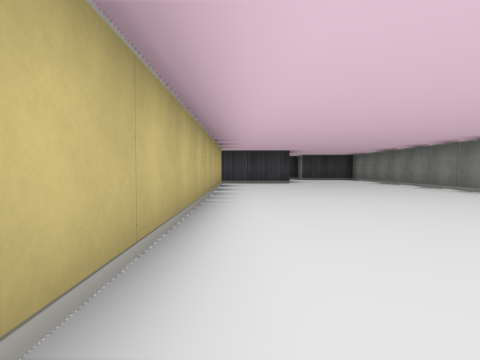
View 1 (above)

12 first-person views from a walk through a cub3D level. The camera is about half as high as the walls, tilts 2° down and sees 75° across. The floor is counted in squares. Each view is taken from the middle of a square. On the plan, view 1 faces up. The plan holds only what a view shows up to about 9 squares ahead; the rest is blank.

View 2
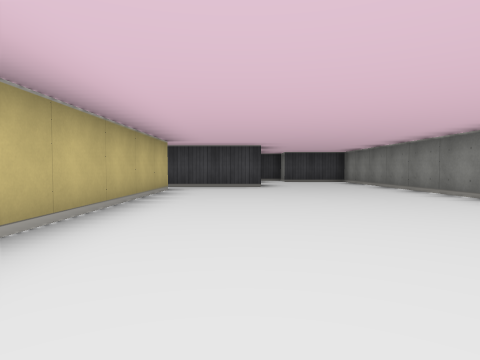

View 3
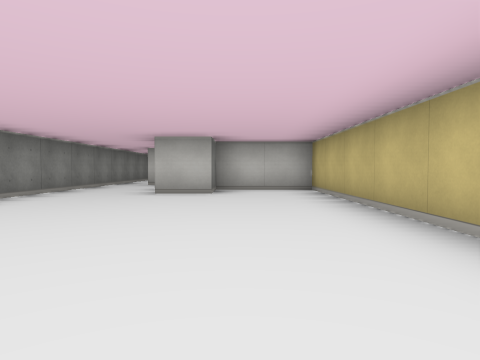

View 4
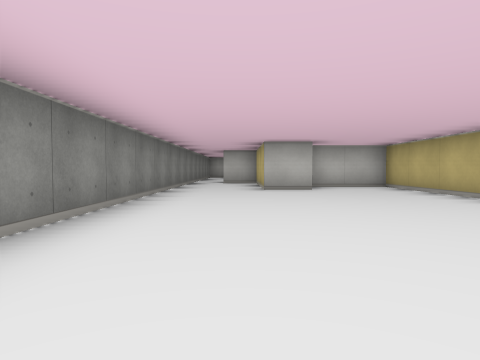

View 5
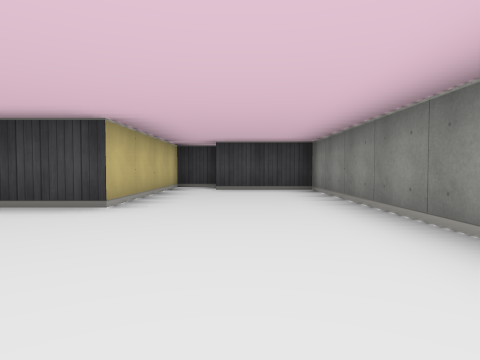

View 6
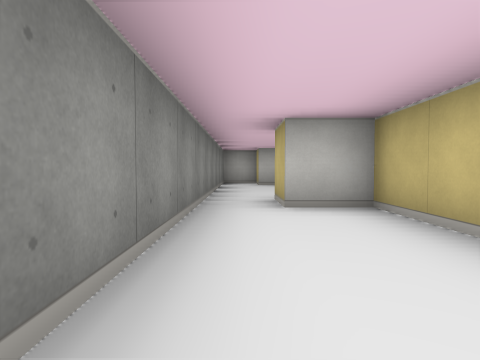

View 7
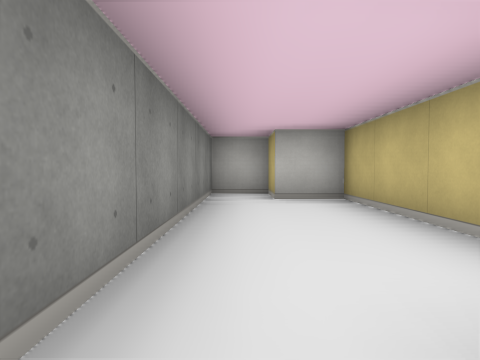

View 8
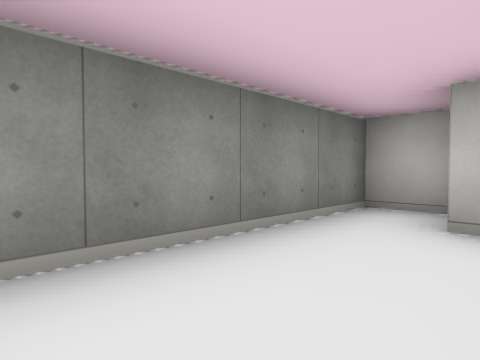

View 9
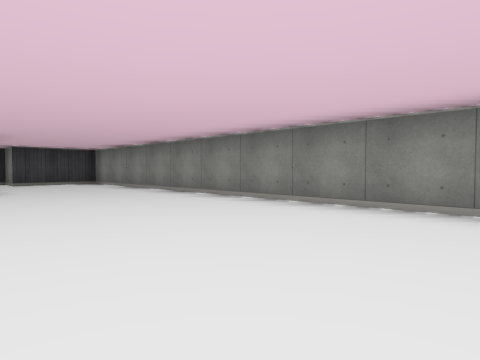

View 10
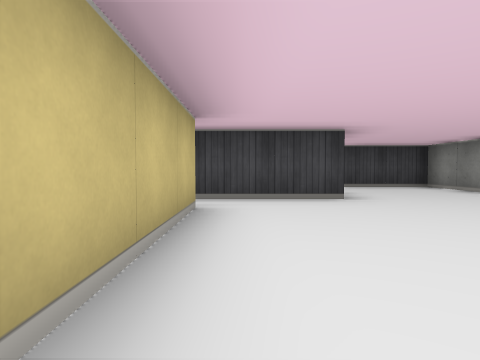

View 11
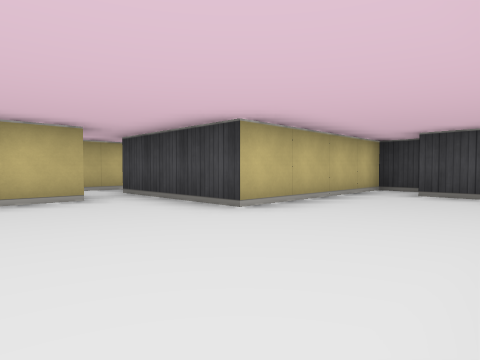

View 12
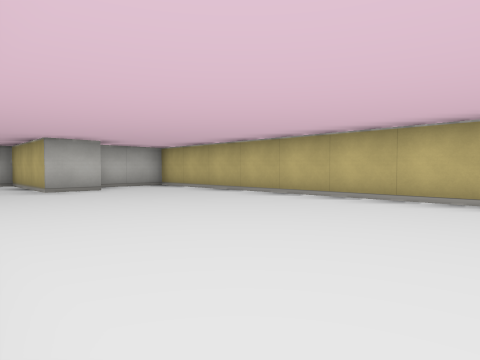

### Floor plan
Points are (right, up) in squares from view 1. A wall is a line through its corners. A room is listed if a view was taken in it or the views show most of it. See-through windows are left out.
Room 1 (views 1, 2, 3, 4, 5, 6, 9, 10, 11, 12)
walls: (-0.5, 8.6) (-0.5, -1.5) (1.5, -1.5) (1.5, -0.5) (2.5, -0.5) (2.5, -3.5) (3.5, -3.5); (4.5, -3.5) (4.5, 12.5) (2.5, 12.5) (2.5, 13.5) (1.5, 13.5) (1.5, 9.5) (-0.5, 9.5)
ways out: opening at (4, -3) to room 2; opening at (-1, 9)
Room 2 (views 7, 8)
walls: (2.5, -5.9) (2.5, -8.5) (3.5, -8.5); (3.5, -3.5) (3.5, -4.5); (3.5, -9.5) (4.5, -9.5) (4.5, -3.5)
ways out: opening at (4, -3) to room 1

Positions as (right, up) in squares from view 1, and headings:
1: (0, 0), facing up
2: (1, 2), facing up
3: (1, 5), facing down
4: (3, 6), facing down
5: (3, 6), facing up
6: (4, 0), facing down
7: (4, -4), facing down
8: (3, -6), facing down-right
9: (1, 3), facing up-right
10: (0, 5), facing up
11: (4, 7), facing up-left
12: (4, 6), facing down-left
